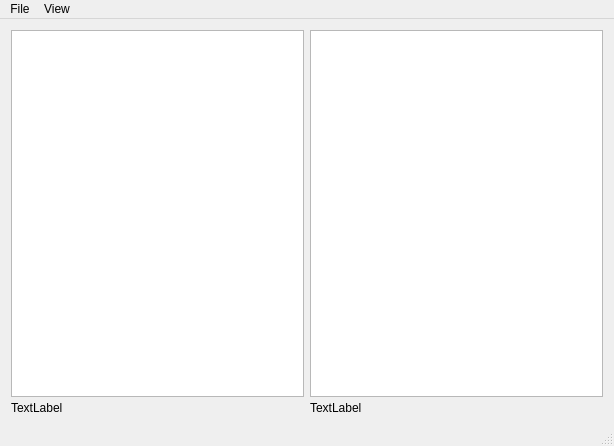
<?xml version="1.0" encoding="UTF-8"?>
<ui version="4.0">
 <class>dimvClass</class>
 <widget class="QMainWindow" name="dimvClass">
  <property name="geometry">
   <rect>
    <x>0</x>
    <y>0</y>
    <width>614</width>
    <height>446</height>
   </rect>
  </property>
  <property name="windowTitle">
   <string>dimv</string>
  </property>
  <widget class="QWidget" name="centralWidget">
   <layout class="QGridLayout" name="gridLayout">
    <item row="1" column="0">
     <widget class="QLabel" name="labelLeft">
      <property name="maximumSize">
       <size>
        <width>16777215</width>
        <height>10</height>
       </size>
      </property>
      <property name="text">
       <string>TextLabel</string>
      </property>
     </widget>
    </item>
    <item row="1" column="1">
     <widget class="QLabel" name="labelRight">
      <property name="maximumSize">
       <size>
        <width>16777215</width>
        <height>10</height>
       </size>
      </property>
      <property name="text">
       <string>TextLabel</string>
      </property>
     </widget>
    </item>
    <item row="0" column="0">
     <widget class="QGraphicsView" name="viewLeft"/>
    </item>
    <item row="0" column="1">
     <widget class="QGraphicsView" name="viewRight"/>
    </item>
   </layout>
  </widget>
  <widget class="QMenuBar" name="menuBar">
   <property name="geometry">
    <rect>
     <x>0</x>
     <y>0</y>
     <width>614</width>
     <height>21</height>
    </rect>
   </property>
   <widget class="QMenu" name="menuFile">
    <property name="title">
     <string>File</string>
    </property>
   </widget>
   <widget class="QMenu" name="menuView">
    <property name="title">
     <string>View</string>
    </property>
   </widget>
   <addaction name="menuFile"/>
   <addaction name="menuView"/>
  </widget>
  <widget class="QStatusBar" name="statusBar"/>
 </widget>
 <layoutdefault spacing="6" margin="11"/>
 <resources>
  <include location="dimv.qrc"/>
 </resources>
 <connections/>
</ui>
